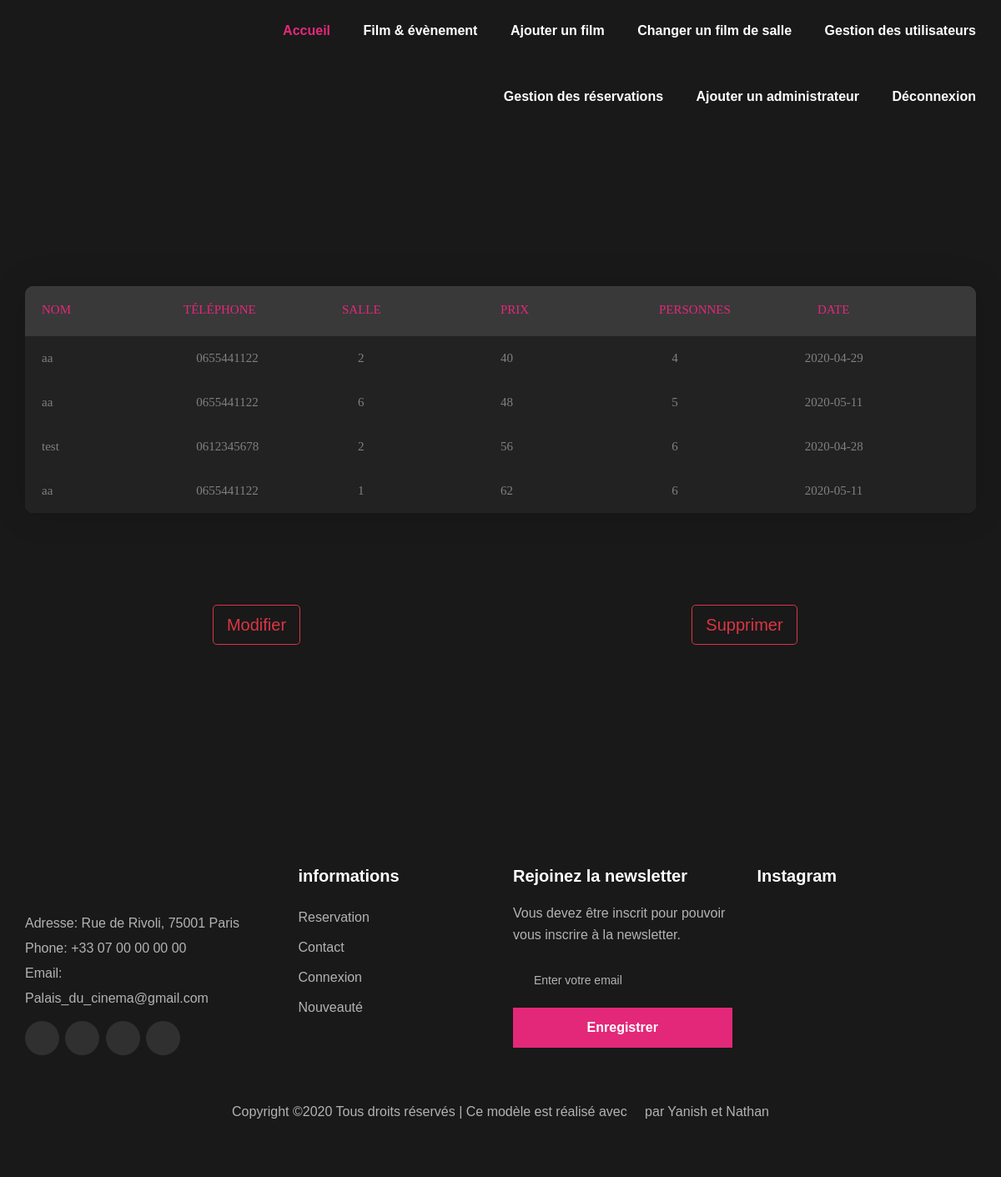
The app's page /View/voir_reservation.php, older data.
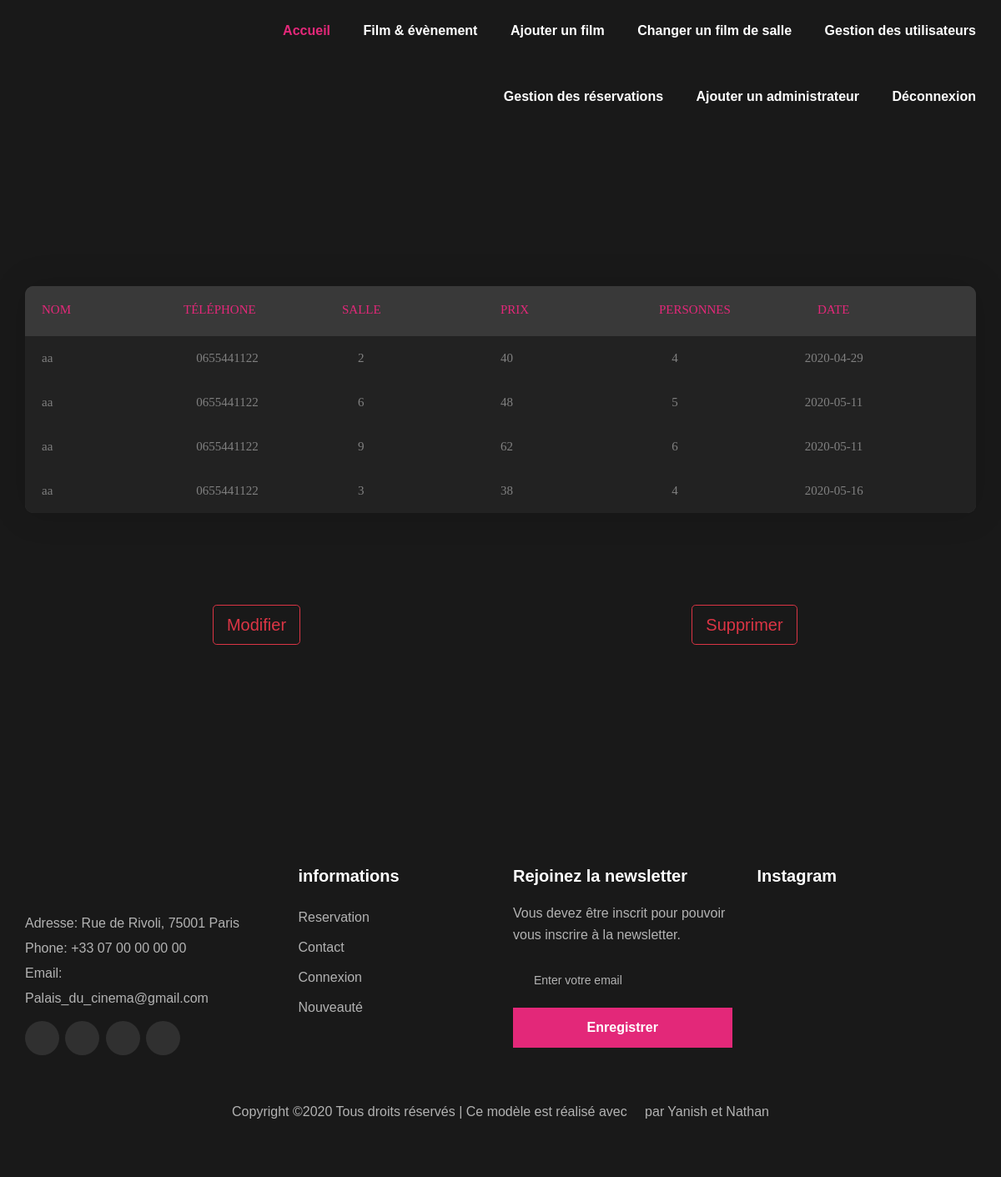
The same page, newer data.
### tables this page shows
CREATE TABLE IF NOT EXISTS `reservation` (
  `id` int(11) NOT NULL AUTO_INCREMENT,
  `nom` varchar(50) NOT NULL,
  `tel` varchar(20) NOT NULL,
  `num_salle` int(11) NOT NULL,
  `prix` int(11) NOT NULL,
  `nb_pers` int(11) NOT NULL,
  `date_prevue` varchar(10) NOT NULL,
  `reservation` varchar(100) NOT NULL,
  PRIMARY KEY (`id`),
  KEY `fk_nom` (`nom`),
  KEY `fk_tel` (`tel`),
  KEY `fk_num_salle` (`num_salle`)
);

### View/voir_reservation.php (the view, shortened to what the changed rows need)
<!DOCTYPE html>
<html lang="en">
<head>
	<link rel="stylesheet" type="text/css" href="../tableau/vendor/bootstrap/css/bootstrap.min.css">
	<link rel="stylesheet" type="text/css" href="../tableau/fonts/font-awesome-4.7.0/css/font-awesome.min.css">
	<link rel="stylesheet" type="text/css" href="../tableau/vendor/animate/animate.css">
	<link rel="stylesheet" type="text/css" href="../tableau/vendor/select2/select2.min.css">
	<link rel="stylesheet" type="text/css" href="../tableau/vendor/perfect-scrollbar/perfect-scrollbar.css">
	<link rel="stylesheet" type="text/css" href="../tableau/css/util.css">
	<link rel="stylesheet" type="text/css" href="../tableau/css/main.css">
  <link rel="stylesheet" type="text/css" href="../tableau/css/style.css">
	<link rel="stylesheet" type="text/css" href="../tableau/css/style2.css">
<link rel="stylesheet" href="../css/bootstrap.min.css" type="text/css">
<link rel="stylesheet" href="../css/font-awesome.min.css" type="text/css">
<link rel="stylesheet" href="../css/themify-icons.css" type="text/css">
<link rel="stylesheet" href="../css/owl.carousel.min.css" type="text/css">
<link rel="stylesheet" href="../css/magnific-popup.css" type="text/css">
<link rel="stylesheet" href="../css/slicknav.min.css" type="text/css">
<link rel="stylesheet" href="../css/style.css" type="text/css">
</head>
<body>
	<?php
	try{
		$bdd= new PDO('mysql:host=localhost;dbname=cine; charset=utf8','root','');
	}
	catch (Exception $e){
		die('Erreur:'.$e->getMessage());
	}
	?>
		<div class="container-table100">
			<div class="wrap-table100">
        <div class="table100 ver3 m-b-110">
					<div class="table100-head">
						<table>
							<thead>
								<tr class="row100 head">
									<th class="cell100 column1">Nom</th>
									<th class="cell100 column2">Téléphone</th>
									<th class="cell100 column3">Salle</th>
									<th class="cell100 column4">Prix</th>
									<th class="cell100 column5">Personnes</th>
									<th class="cell100 column6">Date</th>
								</tr>
							</thead>
						</table>
					</div>
					<div class="table100-body js-pscroll">
						<table>
							<tbody>
								<?php
								$req = $bdd->query('SELECT * FROM reservation');
								$donnees= $req->fetchall();
								foreach ($donnees as $value) {
									echo '<tr class="row100 body">
												<td class="cell100 column1">'.$value["nom"].'</td>
												<td class="cell100 column2">'.$value["tel"].'</td>
												<td class="cell100 column3">'.$value["num_salle"].'</td>
												<td class="cell100 column4">'.$value["prix"].'</td>
												<td class="cell100 column5">'.$value["nb_pers"].'</td>
												<td class="cell100 column6">'.$value["date_prevue"].'</td>
												</tr>';
								}
								?>
							</tbody>
						</table>
					</div>
				</div>
		</div>
	</div>
</body>
</html>

Row changes from the older to the newer data that the page shows:
removed reservation: nom "test", tel "0612345678", num_salle "2", prix "56", nb_pers "6", date_prevue "2020-04-28"
changed reservation (number 3 of 4 on the later page): num_salle "1" → "9"
added reservation: nom "aa", tel "0655441122", num_salle "3", prix "38", nb_pers "4", date_prevue "2020-05-16"
